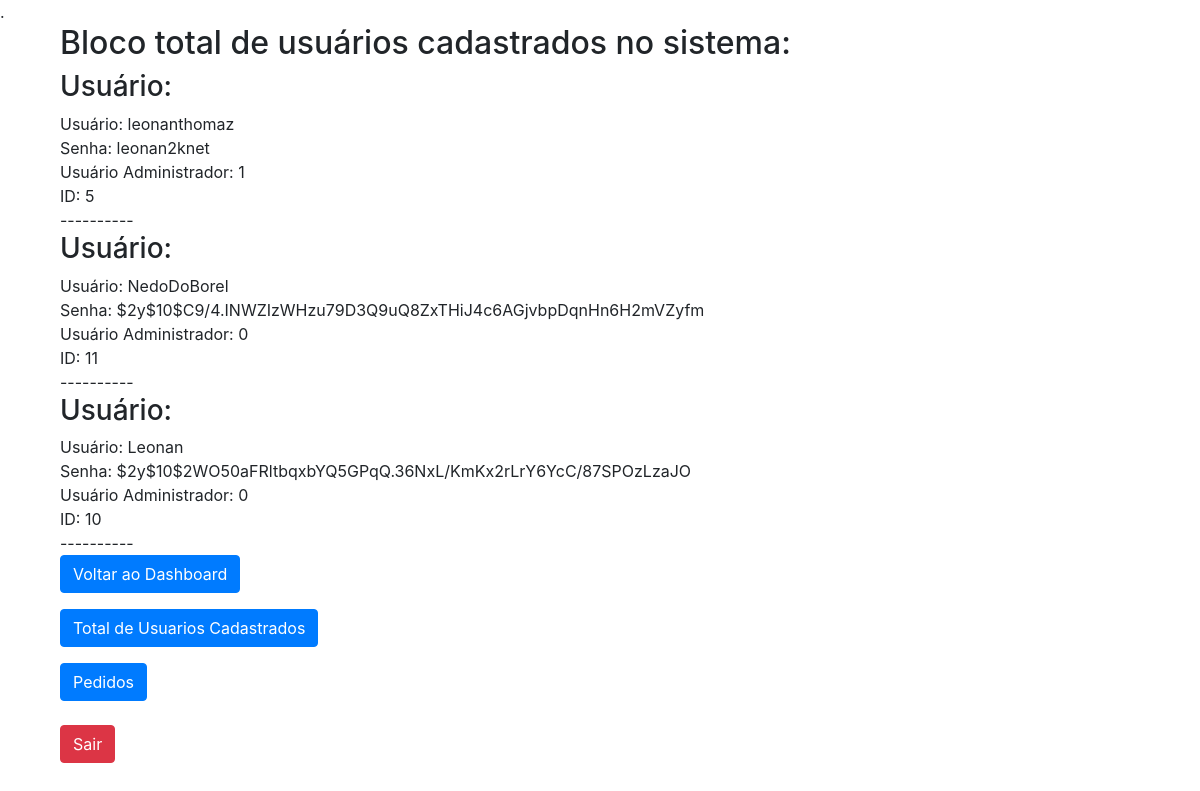
Screenshot of /admin/dash_users.php (signed in) with the database file from the repository.
### tables this page shows
CREATE TABLE IF NOT EXISTS `users` (
  `id` int NOT NULL AUTO_INCREMENT,
  `adm` int NOT NULL,
  `username` varchar(50) NOT NULL,
  `email` varchar(255) NOT NULL,
  `password` varchar(255) NOT NULL,
  `recuperar_senha` varchar(32) NOT NULL,
  `created_at` datetime DEFAULT CURRENT_TIMESTAMP,
  PRIMARY KEY (`id`),
  UNIQUE KEY `username` (`username`)
);

### admin/dash_users.php (the view, shortened to what this page needs)
<?php include("../Views/header.php"); ?>
<div class="container">
<?php
require_once "../db/config.php";
if(isset($_SESSION["username"]) && is_array($_SESSION["username"])){
    $adm  = $_SESSION["username"][1];
}else{
    echo "<script>window.location = 'index.html'</script>";
}
?>
<div class="col">
<h2>Bloco total de usuários cadastrados no sistema:</h2>
    <?php if($adm): ?>
    <?php
        $sql = $pdo->prepare("SELECT * FROM users");
        $sql->execute();
        $users = $sql->fetchAll(PDO::FETCH_ASSOC);
        for($i = 0; $i < sizeof($users); $i++):
            $usuarioAtual = $users[$i];
    ?>
<div class="card-responsive"><h3>Usuário:</h3>
    <div>
        <td>Usuário: <?php echo $usuarioAtual["username"]; ?></td><tr><br>
        <td>Senha: <?php echo $usuarioAtual["password"]; ?></td><br>
        <td>Usuário Administrador: <?php echo $usuarioAtual["adm"]; ?></td><br>
        <td>ID: <?php echo $usuarioAtual["id"]; ?></td>
   <div>----------</div>
</div>
    <?php endfor; ?>
    <?php endif; ?>
</div>
<div>
    <p><a class="btn btn-primary" href="./dashboard.php" class="card-link">Voltar ao Dashboard</a></p>
    <p><a class="btn btn-primary" href="./dash_users.php" class="card-link">Total de Usuarios Cadastrados</a></p>
    <a a class="btn btn-primary" href="./pedidos.php">Pedidos</a><br><br>
    <a a class="btn btn-danger" href="../login/logout.php">Sair</a>
</div>
<?php include("../Views/footer.php"); ?>

### rows the page displays
users: username "leonanthomaz", password "leonan2knet", adm "1", id "5"
users: username "NedoDoBorel", password "$2y$10$C9/4.INWZIzWHzu79D3Q9uQ8ZxTHiJ4c6AGjvbpDqnHn6H2mVZyfm", adm "0", id "11"
users: username "Leonan", password "$2y$10$2WO50aFRltbqxbYQ5GPqQ.36NxL/KmKx2rLrY6YcC/87SPOzLzaJO", adm "0", id "10"
